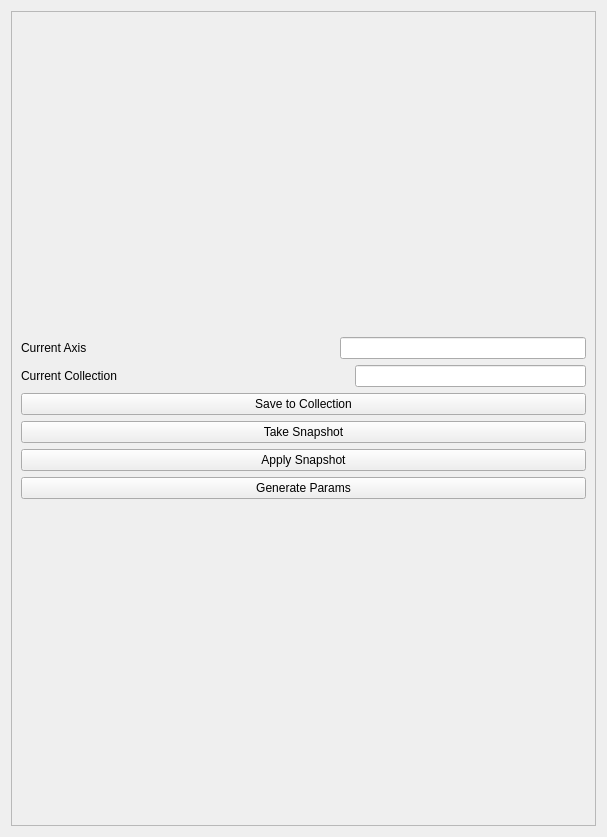
<?xml version="1.0" encoding="UTF-8"?>
<ui version="4.0">
 <class>Form</class>
 <widget class="QWidget" name="Form">
  <property name="geometry">
   <rect>
    <x>0</x>
    <y>0</y>
    <width>607</width>
    <height>837</height>
   </rect>
  </property>
  <property name="windowTitle">
   <string>Form</string>
  </property>
  <layout class="QVBoxLayout" name="verticalLayout_4">
   <item>
    <widget class="QScrollArea" name="scrollArea">
     <property name="widgetResizable">
      <bool>true</bool>
     </property>
     <widget class="QWidget" name="scrollAreaWidgetContents">
      <property name="geometry">
       <rect>
        <x>0</x>
        <y>0</y>
        <width>587</width>
        <height>817</height>
       </rect>
      </property>
      <layout class="QVBoxLayout" name="verticalLayout_3">
       <item>
        <layout class="QVBoxLayout" name="verticalLayout">
         <item>
          <layout class="QVBoxLayout" name="verticalLayout_5">
           <item>
            <layout class="QHBoxLayout" name="horizontalLayout">
             <item>
              <widget class="QLabel" name="label">
               <property name="text">
                <string>Current Axis</string>
               </property>
              </widget>
             </item>
             <item>
              <spacer name="horizontalSpacer">
               <property name="orientation">
                <enum>Qt::Horizontal</enum>
               </property>
               <property name="sizeHint" stdset="0">
                <size>
                 <width>40</width>
                 <height>20</height>
                </size>
               </property>
              </spacer>
             </item>
             <item>
              <widget class="QLineEdit" name="current_axis"/>
             </item>
            </layout>
           </item>
           <item>
            <layout class="QHBoxLayout" name="horizontalLayout_2">
             <item>
              <widget class="QLabel" name="label_2">
               <property name="text">
                <string>Current Collection</string>
               </property>
              </widget>
             </item>
             <item>
              <spacer name="horizontalSpacer_2">
               <property name="orientation">
                <enum>Qt::Horizontal</enum>
               </property>
               <property name="sizeHint" stdset="0">
                <size>
                 <width>40</width>
                 <height>20</height>
                </size>
               </property>
              </spacer>
             </item>
             <item>
              <widget class="QLineEdit" name="current_collection"/>
             </item>
            </layout>
           </item>
          </layout>
         </item>
         <item>
          <layout class="QVBoxLayout" name="verticalLayout_2">
           <property name="bottomMargin">
            <number>0</number>
           </property>
           <item>
            <widget class="QPushButton" name="save_collection">
             <property name="text">
              <string>Save to Collection</string>
             </property>
            </widget>
           </item>
           <item>
            <widget class="QPushButton" name="take_snapshot">
             <property name="text">
              <string>Take Snapshot</string>
             </property>
            </widget>
           </item>
           <item>
            <widget class="QPushButton" name="apply_snapshot">
             <property name="text">
              <string>Apply Snapshot</string>
             </property>
            </widget>
           </item>
           <item>
            <widget class="QPushButton" name="generate_params">
             <property name="text">
              <string>Generate Params</string>
             </property>
            </widget>
           </item>
          </layout>
         </item>
        </layout>
       </item>
      </layout>
     </widget>
    </widget>
   </item>
  </layout>
 </widget>
 <resources/>
 <connections/>
</ui>
